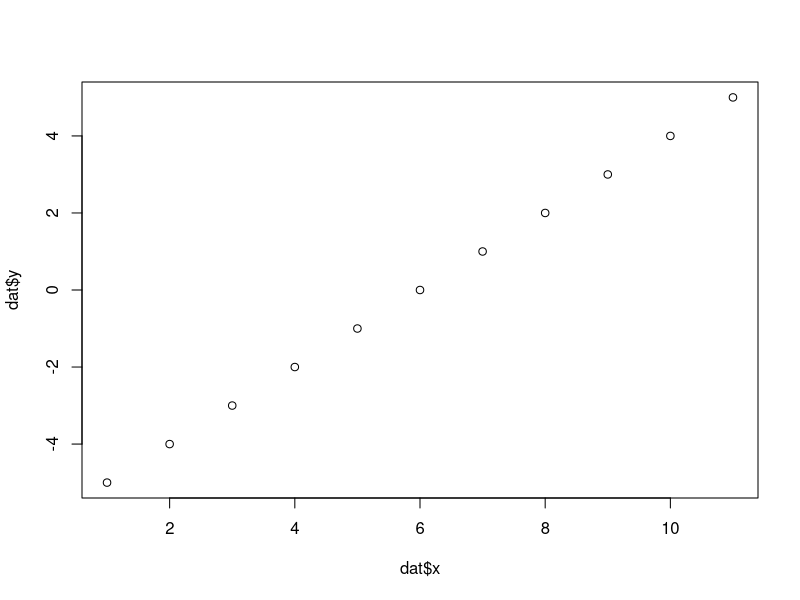
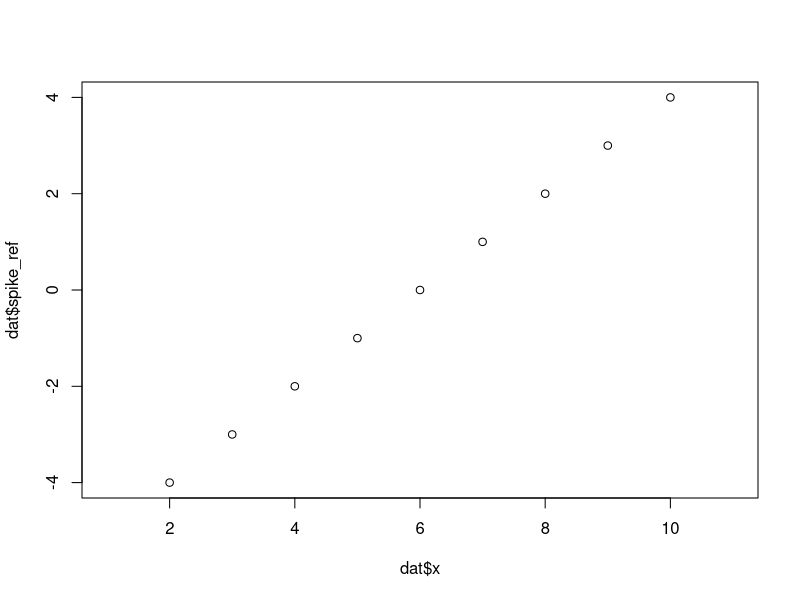
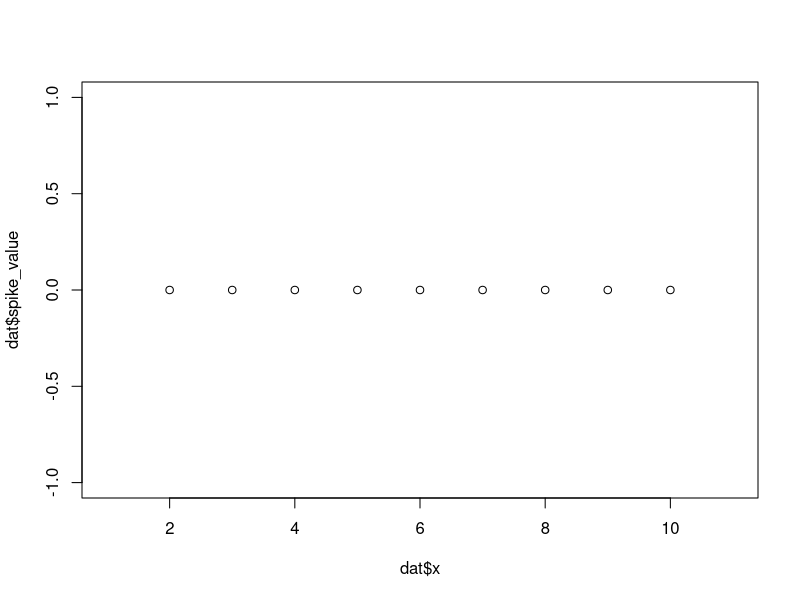
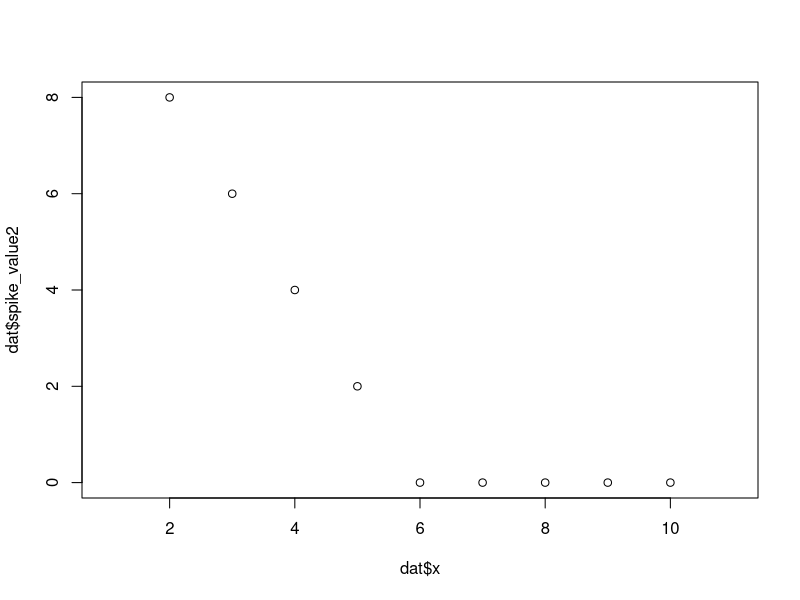
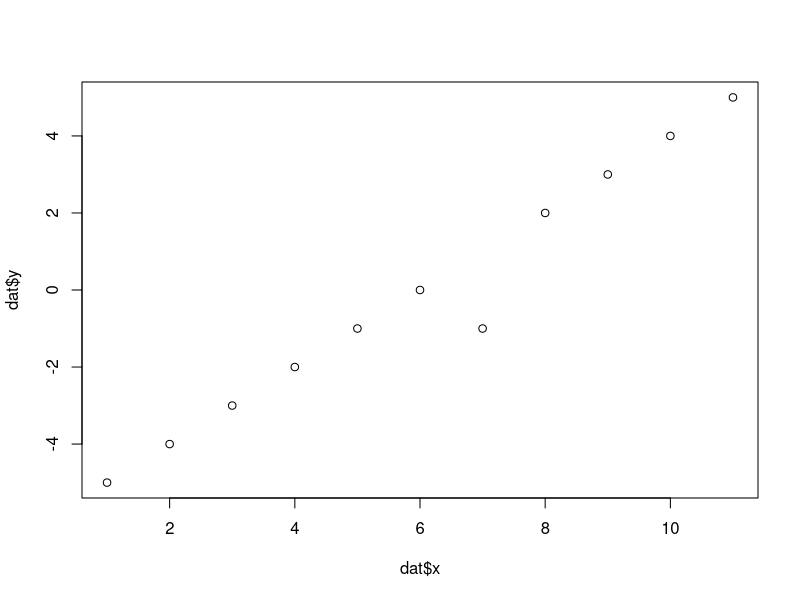
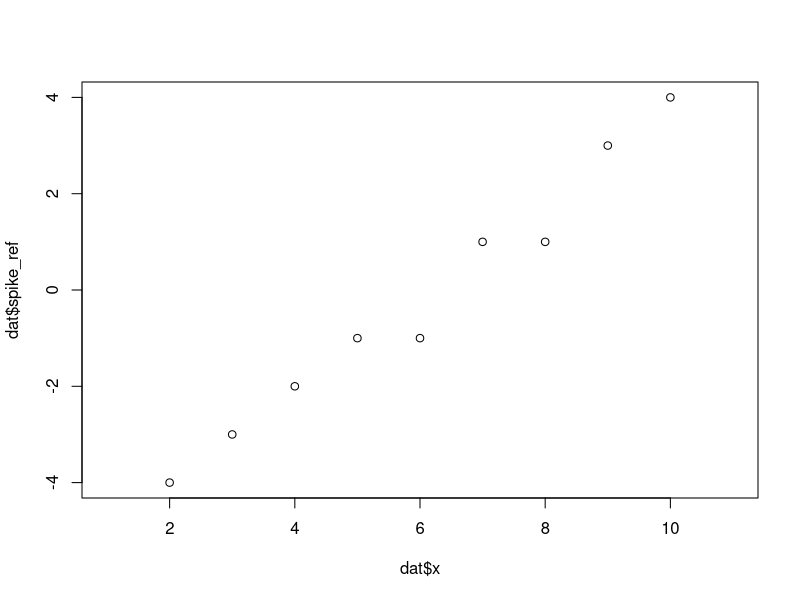
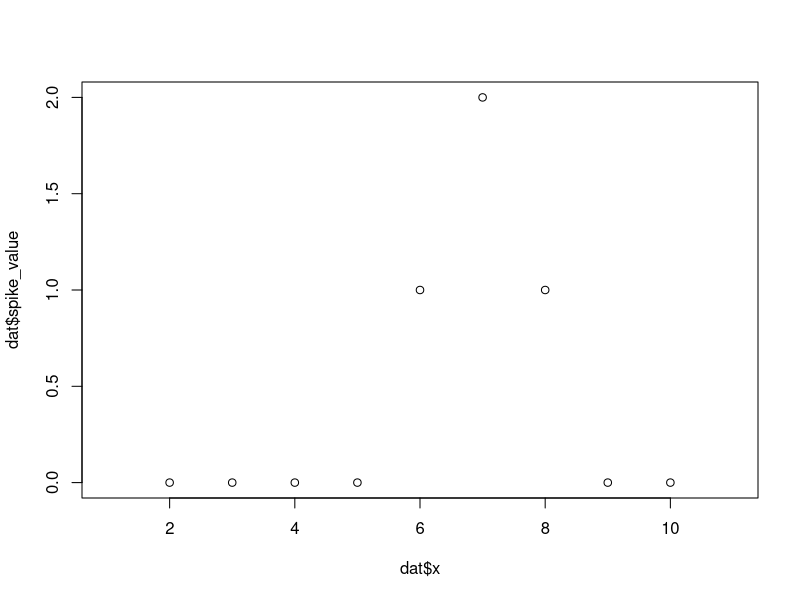
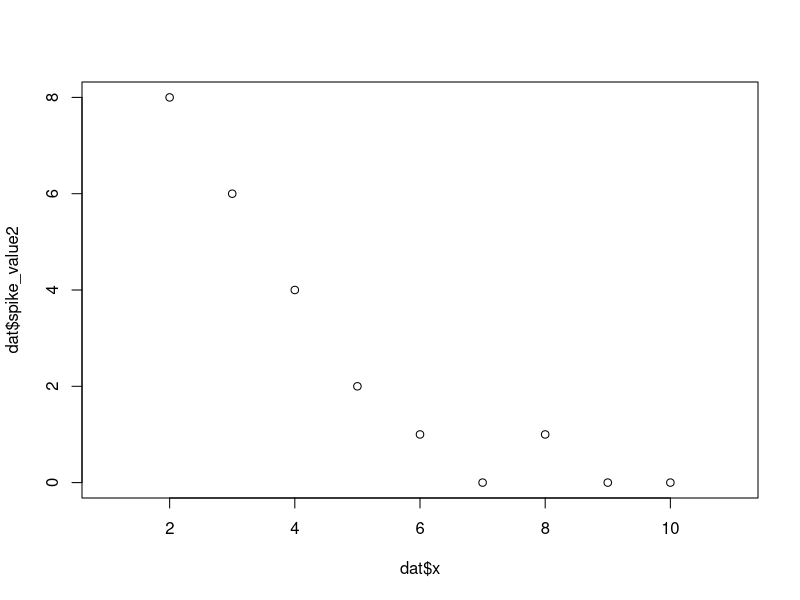

Here is the R script that generated these plots, in order:
## ---- chunk 1
knitr::opts_chunk$set(echo = TRUE, dpi = 600, fig.width = 8)

library(dplyr)
 
## ---- chunk 2

dat <- data.frame(x = 1:11, y = seq(-5, 5, 1)) %>% 
  mutate(
    spike_ref = (lag(y) + lead(y)) / 2,
    spike_value = abs(y - spike_ref),
    spike_value2 = abs(abs(y) - spike_ref)
)
        
dat
 
## ---- chunk 3
plot(dat$x, dat$y)
## ---- chunk 4
plot(dat$x, dat$spike_ref)
## ---- chunk 5
plot(dat$x, dat$spike_value)
## ---- chunk 6
plot(dat$x, dat$spike_value2)
## ---- chunk 7
dat[7, 2] <- -1
## ---- chunk 8
plot(dat$x, dat$y)
## ---- chunk 9
dat <- dat %>% 
  mutate(
    spike_ref = (lag(y) + lead(y)) / 2,
    spike_value = abs(y - spike_ref),
    spike_value2 = abs(abs(y) - spike_ref)
)

dat
## ---- chunk 10
plot(dat$x, dat$spike_ref)
## ---- chunk 11
plot(dat$x, dat$spike_value)
## ---- chunk 12
plot(dat$x, dat$spike_value2)
